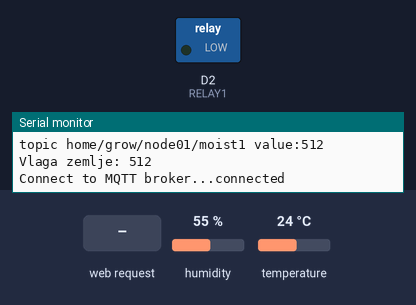
A sketch run on a simulated ESP8266 (Wemos D1 mini). On the bench: switched loads named in the sketch (green lamp = pin HIGH), the last lines printed to the serial monitor. The inputs (shaded band) are chosen by the test bench; at power-on: humidity 55 %, temperature 24 °C. WiFi joins after 1.5 s; servers stay silent unless stated; no MQTT or app messages arrive unless stated; pins used as bus, display or sensor lines are not drawn.

Above: at 3.3 s.
3.4 s: HTTP request GET /relay1on received
At 4.4 s:
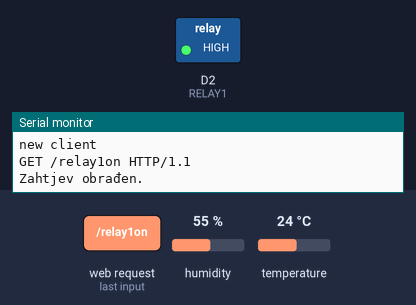
6.4 s: HTTP request GET /relay1off received
At 6.7 s:
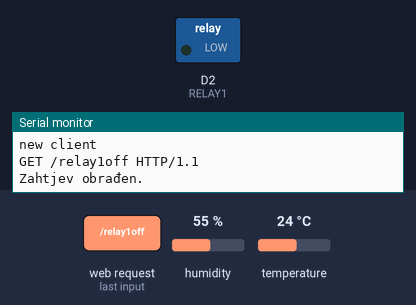
Timing chart, 0 to 9.4 s (numbered marks = the images above; inputs shaded):
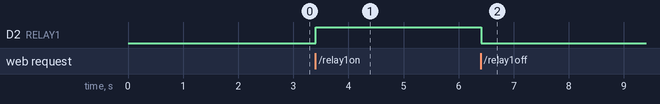

Measured:
- after the input at 3.4 s, D2 (RELAY1): LOW → HIGH at once
- after the input at 6.4 s, D2 (RELAY1): HIGH → LOW at once

The sketch:

growControllerTimerTest.ino
```cpp
#include <SimpleTimer.h>
#include <ESP8266WiFi.h>
#include <PubSubClient.h>
#include <DHT.h>

#define wifi_ssid "DevetaLegija"
#define wifi_password "3DD44B54EECF"
#define mqtt_server "192.168.5.100"
#define nodeId 01

//  sensor setting

#define DHTTYPE DHT11
#define RELAY1 D2
#define DHTPin D4
#define Moist1 A0
#define Moist1Power D6

#define SERIAL_BAUD 115200

//  STARTUP DEFAULTS
long  TXinterval = 60;
long  TIMinterval = 30;           // timer interval in seconds


//  VARIABLES

int   DID;                  // Device ID
int   error;                  // Syntax error code
long  lastPeriod = -1;            // timestamp last transmission
long  lastMinute = -1;            // timestamp last minute
long  upTime = 0;               // uptime in minutes
int   ACT1State;                // status ACT1 output
bool  wakeUp = true;              // wakeup indicator
bool  setAck = false;             // acknowledge receipt of actions
bool  msgBlock = false;           // flag to hold button message
bool  readAction;               // indicates read / set a value
bool  relej, sendVlaga;
bool  send16, send40, send99;         // message triggers
char  buff_topic[30];             // mqtt topic
char  buff_msg[32];             // mqtt message

void mqttSubs(char* topic, byte* payload, unsigned int length);
bool sendTemp, sendMoist;
SimpleTimer timer;
DHT dht(DHTPin, DHTTYPE);
WiFiClient espClient;
PubSubClient client(mqtt_server, 1883, mqttSubs, espClient); // instantiate MQTT client
WiFiServer server(80);
//  FUNCTIONS

//===============================================================================================

void pubMQTT(String topic, String topic_val) { // publish MQTT message to broker
  Serial.print("topic " + topic + " value:");
  Serial.println(String(topic_val).c_str());
  client.publish(topic.c_str(), String(topic_val).c_str(), true);
}

void mqttSubs(char* topic, byte* payload, unsigned int length) {  // receive and handle MQTT messages
  int i;
  error = 4;                    // assume invalid device until proven otherwise
  Serial.print("Message arrived [");
  Serial.print(topic);
  Serial.print("] ");
  for (int i = 0; i < length; i++) {
    Serial.print((char)payload[i]);
  }
  Serial.println();
  if (strlen(topic) == 27) {            // correct topic length ?
    DID = (topic[25] - '0') * 10 + topic[26] - '0'; // extract device ID from MQTT topic
    payload[length] = '\0';           // terminate string with '0'
    String strPayload = String((char*)payload); // convert to string
    readAction = false;               // default is 'SET' value
    if (strPayload == "READ") readAction = true;  // in this case 'READ' value
    if (strPayload == "On")
    {
      digitalWrite (RELAY1, HIGH);
      relej = true;
    }
    if (strPayload == "Off")
    {
      digitalWrite (RELAY1, LOW);
      relej = false;
    }
    if (length == 0) {
      error = 2; // no payload sent
    }
  }
}

void reconnect() {                // reconnect to mqtt broker
  // sprintf(buff_topic, "home/esp_gw/sb/node%02d/#", nodeId);
  sprintf(buff_topic, "kuca/slanje/wemos%02d/#", nodeId);
  while (!client.connected()) {
    Serial.print("Connect to MQTT broker...");
    if (client.connect("ESP_GW")) {
      client.subscribe(buff_topic);
      Serial.println("connected");
    } else {
      Serial.println("Failed, try again in 5 seconds");
      delay(5000);
    }
  }
}

void sendMsg() {
  int i;

  if (wakeUp) {
    wakeUp = false;
    // sprintf(buff_topic, "home/esp_gw/nb/node%02d/dev99", nodeId);
    sprintf(buff_topic, "kuca/primanje/wemos%02d/wakeup", nodeId);
    sprintf(buff_msg, "NODE %d WAKEUP", nodeId);
    send99 = false;
    pubMQTT(buff_topic, buff_msg);
  }


  if (sendTemp) {
    int temperatura = dht.readTemperature();
    delay(100);
    if (temperatura > 100) {
      return;
    }
    else {
      sprintf(buff_topic, "home/grow/node%02d/temp", nodeId);
      char tempIspis[2];
      dtostrf(temperatura, 2, 0, tempIspis);
      sendTemp = false;
      pubMQTT(buff_topic, tempIspis);
    }
  }

  if (sendVlaga) {
    int vlaga = dht.readHumidity();
    delay(100);
    if (vlaga > 100) {
      return;
    }
    else {
      sprintf(buff_topic, "home/grow/node%02d/vlaga", nodeId);
      char tempIspis[2];
      dtostrf(vlaga, 2, 0, tempIspis);
      sendVlaga = false;
      pubMQTT(buff_topic, tempIspis);
    }
  }

  if (sendMoist) {
    digitalWrite (Moist1Power, HIGH);
    delay (200);
    int moist1 = analogRead(Moist1);
    delay(200);
    digitalWrite (Moist1Power, LOW);
    sprintf(buff_topic, "home/grow/node%02d/moist1", nodeId);
    char moistIspis[2];
    dtostrf(moist1, 2, 0, moistIspis);
    sendMoist = false;
    pubMQTT(buff_topic, moistIspis);
    Serial.print("Vlaga zemlje: ");
    Serial.println(moistIspis);

  }

}

void repeatMe() {

  sendTemp = true;
  sendVlaga = true;
  sendMoist = true;

}
//  SETUP

//===============================================================================================

void setup() {
  sendTemp = true;
  sendVlaga = true;
  sendMoist = true;
  pinMode(Moist1, INPUT);
  pinMode (Moist1Power, OUTPUT);
  pinMode(RELAY1, OUTPUT);
  digitalWrite (Moist1Power, LOW);
  digitalWrite(RELAY1, LOW);
  pinMode(DHTPin, INPUT);
  dht.begin();
  timer.setInterval(600000, repeatMe);
  Serial.begin(SERIAL_BAUD);
  delay(10);
  Serial.println();             // connect to WIFI
  Serial.print("Connecting to ");
  Serial.println(wifi_ssid);
  WiFi.begin(wifi_ssid, wifi_password);
  while (WiFi.status() != WL_CONNECTED) {
    delay(500);
    Serial.print(".");
  }
  Serial.println("");
  Serial.println("WiFi connected");

  server.begin();

  Serial.println("IP address: ");
  Serial.println(WiFi.localIP());
  sendMsg();
}

//  LOOP

//===============================================================================================
void loop() {
  sendMsg();
  timer.run();
  // Main program loop


  if (!client.connected()) {
    reconnect();
  }
  client.loop();

  WiFiClient client = server.available();
  delay(10);


  if (!client) {
    return;
  }

  // Čekanje da klijent pošalje neki podatak
  Serial.println("new client");
  while (!client.available()) {
    delay(1);
  }

  // Čitanje prve linije zahtjeva
  String req = client.readStringUntil('\r');
  Serial.println(req);
  client.flush();

  // provjera zahtjeva

  if (req.indexOf("/relay1on") != -1) {

    digitalWrite(RELAY1, HIGH);
  }
  else if (req.indexOf("/relay1off") != -1) {

    digitalWrite(RELAY1, LOW);
  }

  else {
    Serial.println("invalid request");
    client.stop();
    return;
  }

  client.stop();
  // Priprema odgovora na zahtjev

  Serial.println("Zahtjev obrađen.");


  // PERIODIC TRANSMISSION

  /*
    if (TXinterval > 0) {
      int currPeriod = millis() / (TXinterval * 1000);
      if (currPeriod != lastPeriod) {             // interval elapsed ?
        lastPeriod = currPeriod;


        // list of sensordata to be sent periodically..
        // remove comment to include parameter in transmission

      }
    }
  */


}   // end loop
```
